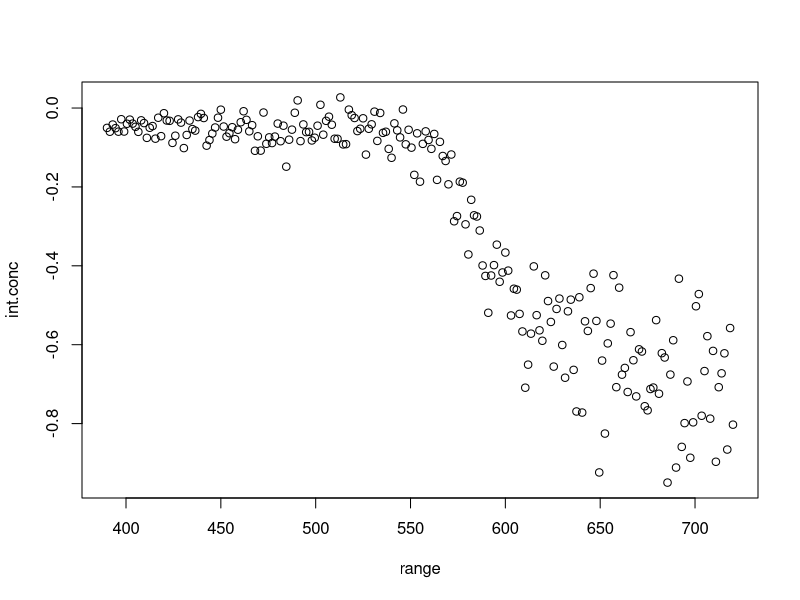
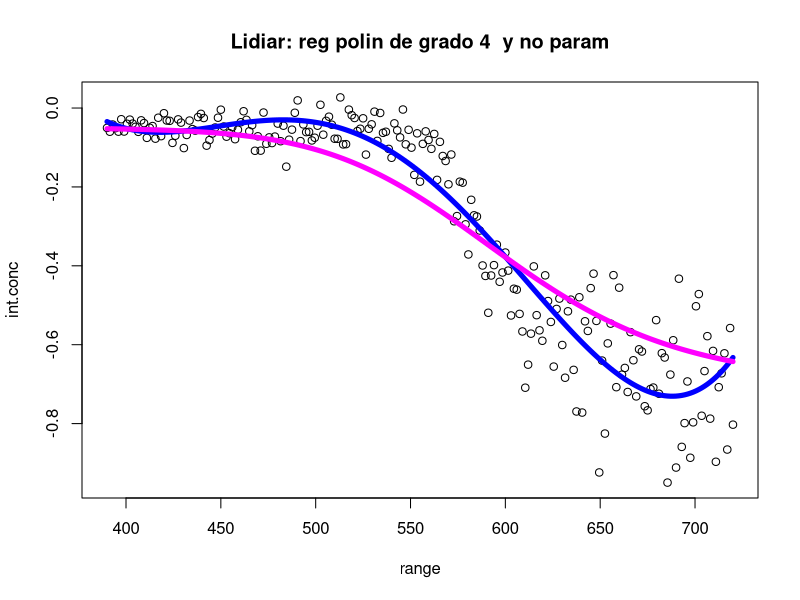
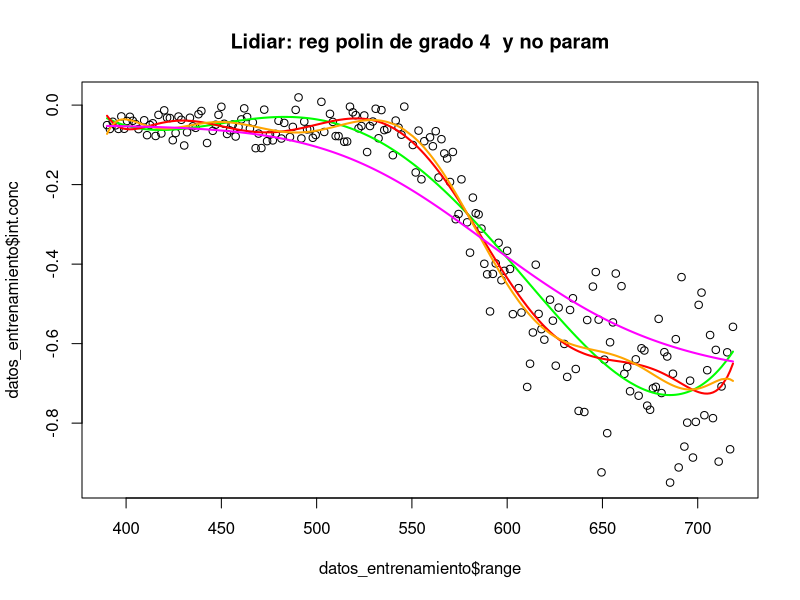
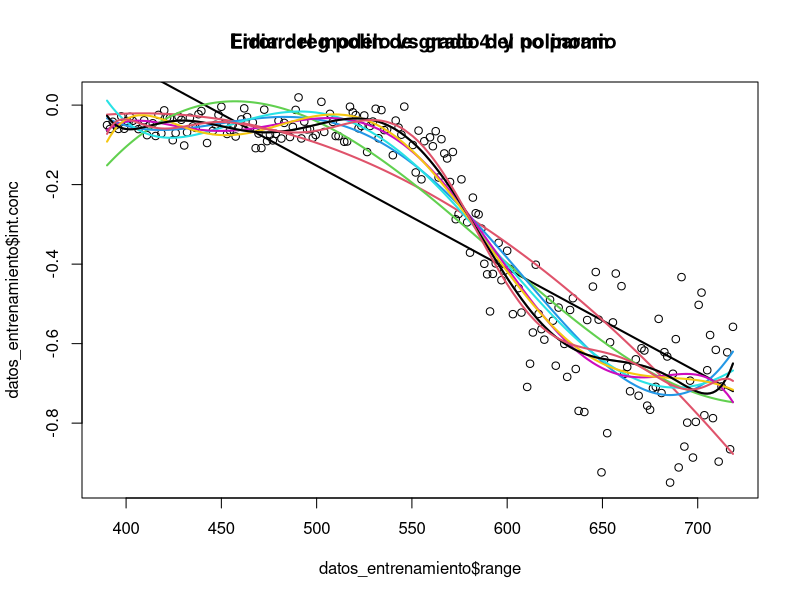
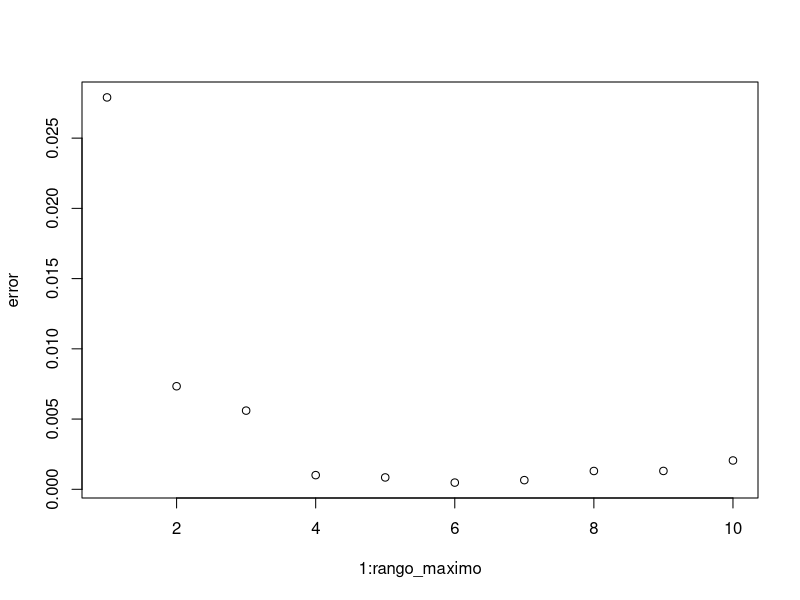
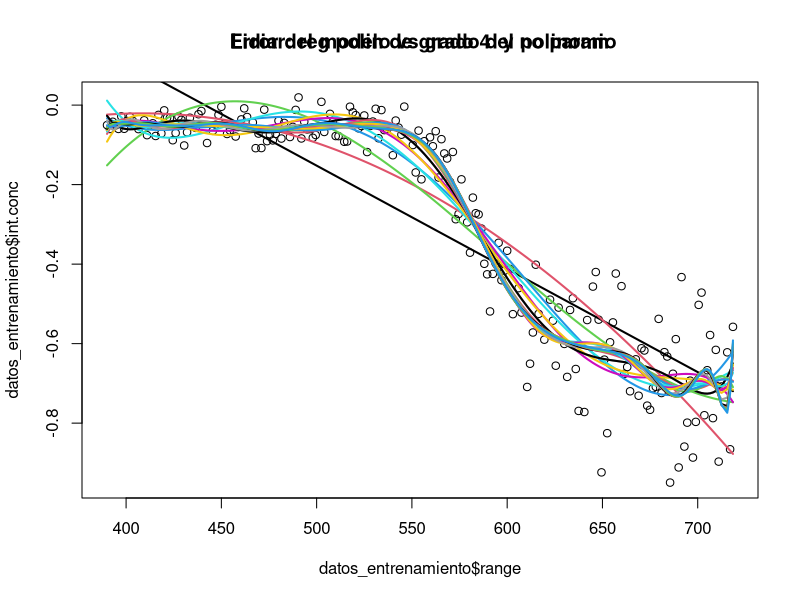
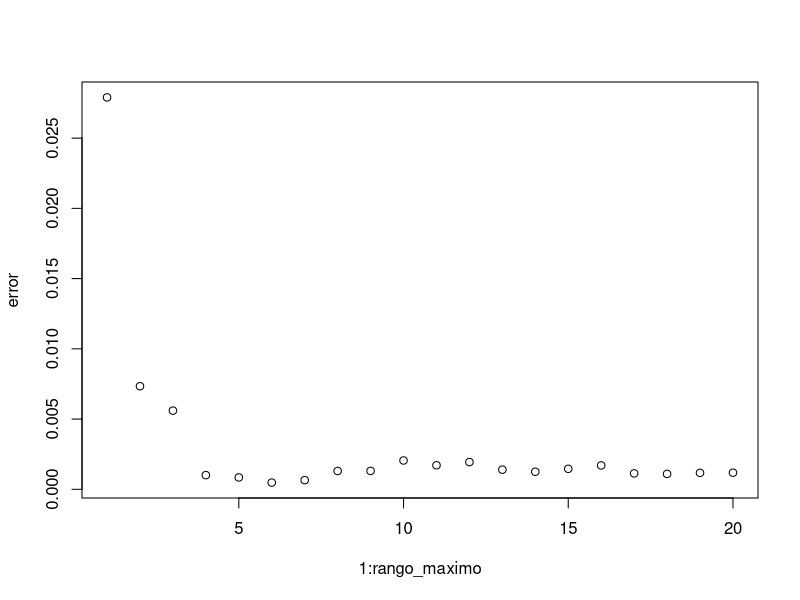

Write the R code that produced these figures, in order.
## ---- chunk 1
knitr::opts_chunk$set(echo = TRUE)
## ---- chunk 2
datos<-read.csv("lidar.txt", header =TRUE, sep="")
attach(datos)
plot(x=range,y=int.conc)
num_random<-sample(1:length(range),length(range)*0.1)
datos_entrenamiento<-datos[-num_random,]
datos_testeo<-datos[num_random,]

## ---- chunk 3

rango <- range
rango2 <- range**2
rango3 <- range**3
rango4 <- range**4

lm(int.conc ~ range+rango2+ rango3 + rango4) 

lm(int.conc ~ poly(range,4), data = datos_entrenamiento) 

plot(range,int.conc)
title("Lidiar: reg polin de grado 4  y no param")
lines(range, predict(lm(int.conc ~ range+rango2+ rango3 + rango4 )),col= "blue", lwd=5)
h_cv = 165
lines(ksmooth(range, int.conc,"normal", bandwidth = h_cv),lwd=5, col="magenta")
## ---- chunk 4
modelo4 <- lm(int.conc ~ poly(range,4), data = datos_entrenamiento) 
modelo9 <- lm(int.conc ~ poly(range,9), data = datos_entrenamiento) 
modelo10 <- lm(int.conc ~ poly(range,10), data = datos_entrenamiento) 

plot(datos_entrenamiento$range,datos_entrenamiento$int.conc)
title("Lidiar: reg polin de grado 4  y no param")
lines(datos_entrenamiento$range, predict(modelo4), col= "green", lwd=2)
lines(datos_entrenamiento$range, predict(modelo9), col= "red", lwd=2)
lines(datos_entrenamiento$range, predict(modelo10), col= "orange", lwd=2)

h_cv = 165
lines(ksmooth(datos_entrenamiento$range, datos_entrenamiento$int.conc,"normal", bandwidth = h_cv),lwd=2, col="magenta")


## ---- chunk 5

plot(datos_entrenamiento$range,datos_entrenamiento$int.conc)
title("Lidiar: reg polin de grado 4  y no param")

calculo_ecpp <- function(datos,predichos){
  errores <- c()
  for (i in 1:length(datos)) {
      valor <- datos$int.conc[i] - predichos[i]
      errores <- c(errores, (valor**2))
  }
  mean(errores)
}

rango_maximo <- 10
error <- c()
for (i in 1:rango_maximo){
  modelo <- lm(int.conc ~ poly(range,i), data = datos_entrenamiento) 
  lines(datos_entrenamiento$range, predict(modelo), col= i , lwd=2)
  
  predichos <- predict.lm(modelo, datos_testeo)
  ecpp <- calculo_ecpp(datos_testeo, predichos)
  # print(ecpp)
  error <- c(error, ecpp)
  # queda calcular el ecpp mean((int.conc - pirulo)**2)
}

title(" Error del modelo vs grado del polinomio")

plot(1:rango_maximo, error)
## ---- chunk 6

## ---- chunk 7

plot(datos_entrenamiento$range,datos_entrenamiento$int.conc)
title("Lidiar: reg polin de grado 4  y no param")
rango_maximo <- 20
error <- c()
for (i in 1:rango_maximo){
  modelo <- lm(int.conc ~ poly(range,i), data = datos_entrenamiento) 
  lines(datos_entrenamiento$range, predict(modelo), col= i , lwd=2)
  
  predichos <- predict.lm(modelo, datos_testeo)
  ecpp <- calculo_ecpp(datos_testeo, predichos)
  # print(ecpp)
  error <- c(error, ecpp)
  # queda calcular el ecpp mean((int.conc - pirulo)**2)
}

title(" Error del modelo vs grado del polinomio")

plot(1:rango_maximo, error)
